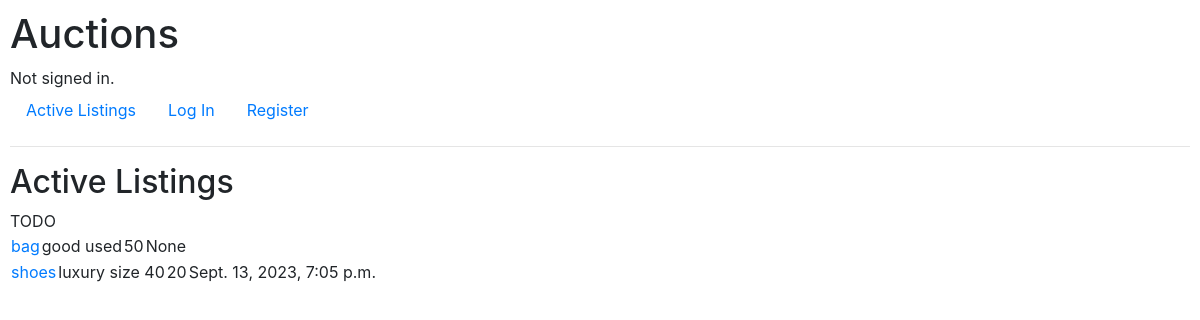
The page / on the database its author committed.
### auctions/models.py (models this page shows, shortened)
class AuctionListing(models.Model):
    title = models.CharField(max_length=64)
    description = models.TextField()
    bid = models.ForeignKey(Bid, on_delete=models.CASCADE,
                            related_name='lastuser')
    imageurl = models.URLField(blank=True)
    user = models.ForeignKey(User, on_delete=models.CASCADE,
                             related_name='sellingproduct')
    """category = models.ForeignKey(
        Category, on_delete=models.DO_NOTHING, blank=True)"""
    watchedby = models.ManyToManyField(
        User, related_name='watchlist', blank='True')

class Bid(models.Model):
    initialbid = models.IntegerField()
    numberofbids = models.IntegerField(default=0)
    lastbid = models.IntegerField(default=0)
    biddatetime = models.DateTimeField(null=True)
    lastbiduser = models.ForeignKey(
        User, on_delete=models.CASCADE, related_name="activebids", null=True)

### auctions/views.py (the view)
# urls.py: path("", views.index, name="index"),
def index(request):
    return render(request, "auctions/index.html", {
        "lists": AuctionListing.objects.all()
    })

### auctions/templates/auctions/index.html (shortened to what this page needs)
{% extends "auctions/layout.html" %}
{% block body %}
<h2>Active Listings</h2>
TODO
{%for list in lists%}
<table>
    <tr>
        <td><a href="{% url 'list' list.id%}">{{list.title}}</a></td>
        <td>{{list.description}}</td>
        <td>{{list.bid.initialbid}}</td>
        <td>{{list.bid.biddatetime}}</td>
        <td>{{list.imgeurl}}</td>
    </tr>
</table>
{%endfor%}
{% endblock %}

### auctions/static/auctions/styles.css (style rules this page uses)
body { padding: 10px; }

### rows shown on the page
AuctionListing: title "bag", description "good used", bid.initialbid "50", bid.biddatetime "None"
AuctionListing: title "shoes", description "luxury size 40", bid.initialbid "20", bid.biddatetime "Sept. 13, 2023, 7:05 p.m."
